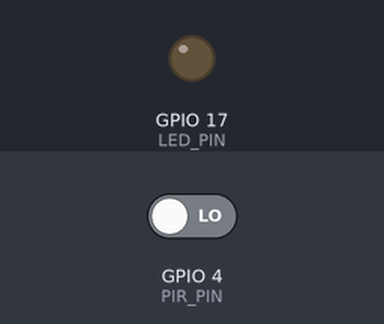
Bench run of a program on a simulated Raspberry Pi (BCM pin numbers). Parts: output pins drawn as LEDs (lit = HIGH). The inputs (shaded band) are chosen by the test bench; at power-on: GPIO 4 (PIR_PIN) LOW. The camera gives no picture and a still takes 0.5 s; the clock reads 2024-03-15 10:24:30 at power-on unless the program sets it; what the program prints to the terminal is not drawn.

Above: at 3.2 s.
3.3 s: GPIO 4 (PIR_PIN) driven HIGH
At 4.4 s:
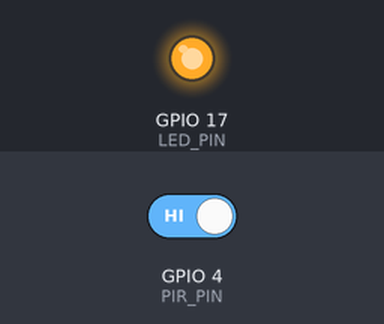
4.8 s: GPIO 4 (PIR_PIN) driven LOW
At 5.7 s:
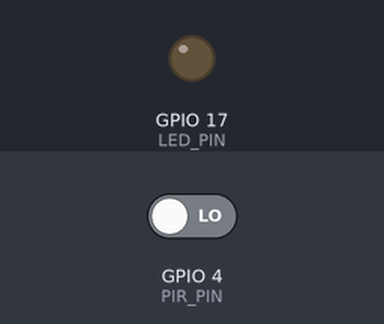
Timing chart, 0 to 7.8 s (numbered marks = the images above; inputs shaded):
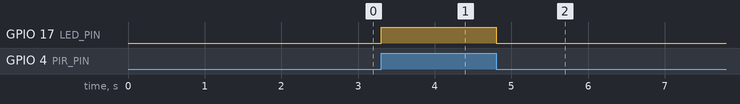

Measured:
- after the input at 3.3 s, GPIO 17 (LED_PIN): LOW → HIGH at once
- after the input at 4.8 s, GPIO 17 (LED_PIN): HIGH → LOW at once

The program:

Step_3.py
```python
import RPi.GPIO as GPIO
import time
from picamera import PiCamera
import os

PIR_PIN = 4
LED_PIN = 17
LOG_FILE_NAME = "/home/pi/Camera/photo_logs.txt"


def take_photo(camera):
    # name the photo by using Unix time
    FOLDER_NAME = "/home/pi/Camera"
    file_name = FOLDER_NAME + "/img_" + str(time.time()) + ".jpg"
    camera.capture(file_name)
    return file_name


def update_photo_log_file(photo_file_name):
    # save the all file names into a log file when each time the program run
    with open(LOG_FILE_NAME, "a") as f:
        f.write(photo_file_name)
        f.write("\n")


# remove the log file if it already exists
if os.path.exists(LOG_FILE_NAME):
    os.remove(LOG_FILE_NAME)
    print("Log file removed.")

# setup camera
camera = PiCamera()
camera.resolution = (720, 480)
camera.rotation = 180

# the camera needs at least 2 seconds to be initialized
print("Waiting 2 seconds to init the camera...")
time.sleep(2)
print("Camera setup OK.")

# setup GPIOs
GPIO.setmode(GPIO.BCM)
GPIO.setup(PIR_PIN, GPIO.IN)
GPIO.setup(LED_PIN, GPIO.OUT)
GPIO.output(LED_PIN, GPIO.LOW)
print("GPIOs setup.")

# set last PIR state
last_pir_state = GPIO.input(PIR_PIN)

# set the default time of each function
movement_timer = time.time()
last_time_photo_taken = 0

# setup some default values
MOV_DETECT_TRESHOLD = 3.0
MIN_DURATION_BETWEEN_2_PHOTOS = 60.0

print("Everything has been setup.")

try:
    while True:
        time.sleep(0.01)
        pir_state = GPIO.input(PIR_PIN)

        # set a rule for the LED
        if pir_state == GPIO.HIGH:
            GPIO.output(LED_PIN, GPIO.HIGH)
        else:
            GPIO.output(LED_PIN, GPIO.LOW)

        # if GPIO.LOW --> GPIO.HIGH
        # renew the PIR time record
        if last_pir_state == GPIO.LOW and pir_state == GPIO.HIGH:
            movement_timer = time.time()

        # if GPIO.HIGH --> GPIO.HIGH
        # and if the duration of the state exceeds MOV_DETECT_TRESHOLD
        # and if the time between two shots exceeds MIN_DURATION_BETWEEN_2_PHOTOS
        # renew the shooting time record
        if last_pir_state == GPIO.HIGH and pir_state == GPIO.HIGH:
            if time.time() - movement_timer > MOV_DETECT_TRESHOLD:
                if time.time() - last_time_photo_taken > MIN_DURATION_BETWEEN_2_PHOTOS:
                    print("Take photo and send it by email")
                    photo_file_name = take_photo(camera)
                    update_photo_log_file(photo_file_name)
                    last_time_photo_taken = time.time()

        # renew the PIR state
        last_pir_state = pir_state
except KeyboardInterrupt:
    GPIO.cleanup()
```
